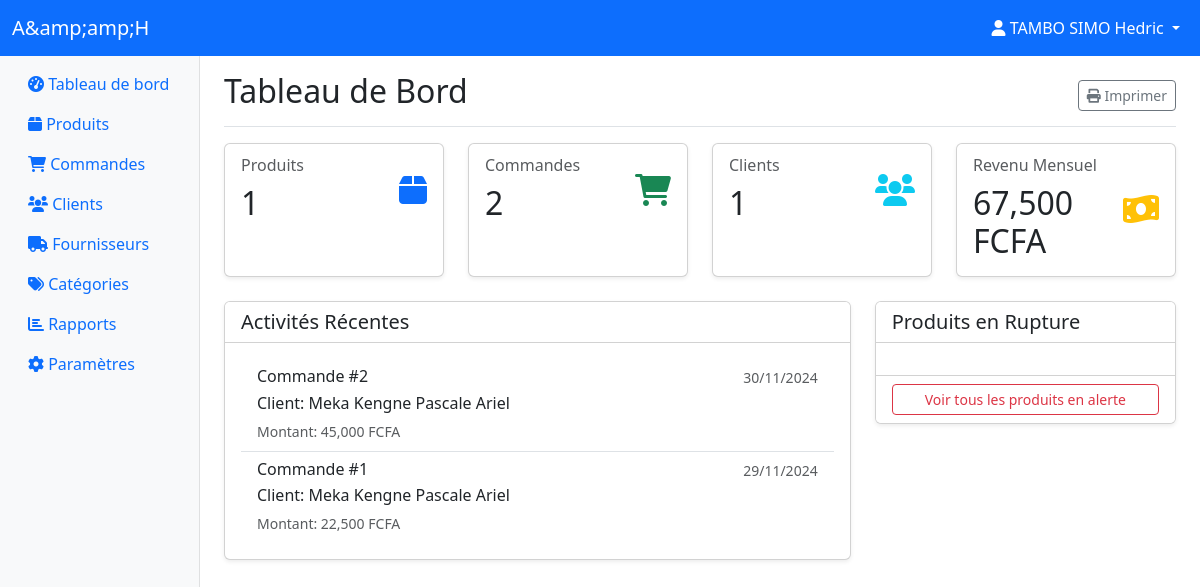
The app's page /admin/tableau_de_bord.php?id=1 (signed in) with its own data.
### tables this page shows
CREATE TABLE `depots` (
  `id` int NOT NULL,
  `nom` varchar(100) NOT NULL,
  `adresse` text NOT NULL,
  `contact` varchar(50) DEFAULT NULL,
  `id_proprietaire` int NOT NULL,
  `logo` varchar(255) DEFAULT NULL
);

CREATE TABLE `commandeclient` (
  `id_commande` int NOT NULL,
  `id_client` int NOT NULL,
  `date_commande` date NOT NULL,
  `total` decimal(10,2) NOT NULL,
  `statut` enum('En attente','En préparation','Livrée','Annulée') DEFAULT 'En attente',
  `id_utilisateur` int DEFAULT NULL,
  `id_depot` int NOT NULL
);

CREATE TABLE `client` (
  `id_client` int NOT NULL,
  `nom` varchar(255) NOT NULL,
  `adresse` text NOT NULL,
  `telephone` varchar(20) DEFAULT NULL,
  `email` varchar(255) DEFAULT NULL,
  `mot_de_passe` varchar(255) NOT NULL,
  `id_utilisateur` int DEFAULT NULL
);

### admin/tableau_de_bord.php (the view, shortened to what this page needs)
<?php
require_once '../includes/database.php';
$depot_id = $_GET['id'] ?? null;
$sql = "SELECT * FROM depots WHERE id = :id AND id_proprietaire = :id_proprietaire";
$stmt = $conn->prepare($sql);
$stmt->execute([
    ':id' => $depot_id,
    ':id_proprietaire' => $_SESSION['user_id']
]);
$depot = $stmt->fetch(PDO::FETCH_ASSOC);
$sql_stats = "SELECT
    (SELECT COUNT(*) FROM produit WHERE id_depot = " . $depot_id . ") as total_produits,
    (SELECT COUNT(*) FROM commandeclient WHERE id_depot = " . $depot_id . ") as total_commandes,
    (SELECT COUNT(*) FROM client) as total_clients,
    (SELECT COALESCE(SUM(total), 0)
     FROM commandeclient
     WHERE id_depot = " . $depot_id . "
     AND MONTH(date_commande) = MONTH(CURRENT_DATE)
     AND YEAR(date_commande) = YEAR(CURRENT_DATE)
     AND statut = 'Livrée') as revenu_mensuel";
$stmt = $conn->prepare($sql_stats);
$stmt->execute();
$stats = $stmt->fetch(PDO::FETCH_ASSOC);
$sql = "SELECT cc.*, c.nom as client_nom
        FROM commandeclient cc
        JOIN client c ON cc.id_client = c.id_client
        WHERE cc.id_depot = :depot_id
        ORDER BY cc.date_commande DESC LIMIT 5";
$stmt = $conn->prepare($sql);
$stmt->execute([':depot_id' => $depot_id]);
$recent_activities = $stmt->fetchAll(PDO::FETCH_ASSOC);
?>
<!DOCTYPE html>
<html lang="fr">
<head>
    <link href="https://cdn.jsdelivr.net/npm/bootstrap@5.3.0/dist/css/bootstrap.min.css" rel="stylesheet">
    <link rel="stylesheet" href="https://cdnjs.cloudflare.com/ajax/libs/font-awesome/6.0.0/css/all.min.css">
</head>
<body>
    <nav class="navbar navbar-expand-lg navbar-dark bg-primary sticky-top">
        <div class="container-fluid">
            <a class="navbar-brand" href="#">
                <?php echo htmlspecialchars($depot['nom']); ?>
            </a>
            <div class="collapse navbar-collapse" id="navbarNav">
                <ul class="navbar-nav ms-auto">
                    <li class="nav-item dropdown">
                        <a class="nav-link dropdown-toggle text-white" href="#" data-bs-toggle="dropdown">
                            <i class="fas fa-user"></i> <?php echo htmlspecialchars($_SESSION['user_name']); ?>
                        </a>
                    </li>
                </ul>
            </div>
        </div>
    </nav>
    <div class="container-fluid">
        <div class="row">
            <nav class="col-md-3 col-lg-2 d-md-block bg-light sidebar">
                <div class="sidebar-sticky">
                    <ul class="nav flex-column">
                        <li class="nav-item">
                            <a class="nav-link active" href="#">
                                <i class="fas fa-tachometer-alt"></i> Tableau de bord
                            </a>
                        </li>
                        <li class="nav-item">
                            <a class="nav-link" href="gestion_produits.php?depot=<?php echo $depot_id; ?>">
                                <i class="fas fa-box"></i> Produits
                            </a>
                        </li>
                        <li class="nav-item">
                            <a class="nav-link" href="commandes_clients.php?depot=<?php echo $depot_id; ?>">
                                <i class="fas fa-shopping-cart"></i> Commandes
                            </a>
                        </li>
                        <li class="nav-item">
                            <a class="nav-link" href="gestion_clients.php?depot=<?php echo $depot_id; ?>">
                                <i class="fas fa-users"></i> Clients
                            </a>
                        </li>
                        <li class="nav-item">
                            <a class="nav-link" href="gestion_fournisseurs.php?depot=<?php echo $depot_id; ?>">
                                <i class="fas fa-truck"></i> Fournisseurs
                            </a>
                        </li>
                        <li class="nav-item">
                            <a class="nav-link" href="gestion_categories.php?depot=<?php echo $depot_id; ?>">
                                <i class="fas fa-tags"></i> Catégories
                            </a>
                        </li>
                        <li class="nav-item">
                            <a class="nav-link" href="rapports.php?depot=<?php echo $depot_id; ?>">
                                <i class="fas fa-chart-bar"></i> Rapports
                            </a>
                        </li>
                        <li class="nav-item">
                            <a class="nav-link" href="parametres.php?depot=<?php echo $depot_id; ?>">
                                <i class="fas fa-cog"></i> Paramètres
                            </a>
                        </li>
                    </ul>
                </div>
            </nav>
            <main class="col-md-9 ms-sm-auto col-lg-10 px-md-4">
                <div class="d-flex justify-content-between flex-wrap flex-md-nowrap align-items-center pt-3 pb-2 mb-3 border-bottom">
                    <h1 class="h2">Tableau de Bord</h1>
                    <div class="btn-toolbar mb-2 mb-md-0">
                        <button type="button" class="btn btn-sm btn-outline-secondary" onclick="window.print()">
                            <i class="fas fa-print"></i> Imprimer
                        </button>
                    </div>
                </div>
                <div class="row row-cols-1 row-cols-md-2 row-cols-xl-4 g-4 mb-4">
                    <div class="col">
                        <div class="card h-100 stat-card shadow-sm">
                            <div class="card-body">
                                <div class="d-flex justify-content-between align-items-center">
                                    <div>
                                        <h6 class="card-subtitle mb-2 text-muted">Produits</h6>
                                        <h2 class="card-title mb-0"><?php echo number_format($stats['total_produits']); ?></h2>
                                    </div>
                                    <div class="text-primary">
                                        <i class="fas fa-box fa-2x"></i>
                                    </div>
                                </div>
                            </div>
                        </div>
                    </div>
                    <div class="col">
                        <div class="card h-100 stat-card shadow-sm">
                            <div class="card-body">
                                <div class="d-flex justify-content-between align-items-center">
                                    <div>
                                        <h6 class="card-subtitle mb-2 text-muted">Commandes</h6>
                                        <h2 class="card-title mb-0"><?php echo number_format($stats['total_commandes']); ?></h2>
                                    </div>
                                    <div class="text-success">
                                        <i class="fas fa-shopping-cart fa-2x"></i>
                                    </div>
                                </div>
                            </div>
                        </div>
                    </div>
                    <div class="col">
                        <div class="card h-100 stat-card shadow-sm">
                            <div class="card-body">
                                <div class="d-flex justify-content-between align-items-center">
                                    <div>
                                        <h6 class="card-subtitle mb-2 text-muted">Clients</h6>
                                        <h2 class="card-title mb-0"><?php echo number_format($stats['total_clients']); ?></h2>
                                    </div>
                                    <div class="text-info">
                                        <i class="fas fa-users fa-2x"></i>
                                    </div>
                                </div>
                            </div>
                        </div>
                    </div>
                    <div class="col">
                        <div class="card h-100 stat-card shadow-sm">
                            <div class="card-body">
                                <div class="d-flex justify-content-between align-items-center">
                                    <div>
                                        <h6 class="card-subtitle mb-2 text-muted">Revenu Mensuel</h6>
                                        <h2 class="card-title mb-0"><?php echo number_format($stats['revenu_mensuel']); ?> FCFA</h2>
                                    </div>
                                    <div class="text-warning">
                                        <i class="fas fa-money-bill-wave fa-2x"></i>
                                    </div>
                                </div>
                            </div>
                        </div>
                    </div>
                </div>
                <div class="row">
                    <div class="col-md-8">
                        <div class="card shadow-sm">
                            <div class="card-header bg-white">
                                <h5 class="card-title mb-0">Activités Récentes</h5>
                            </div>
                            <div class="card-body">
                                <div class="list-group list-group-flush">
                                <?php foreach($recent_activities as $activity): ?>
                                        <div class="list-group-item">
                                            <div class="d-flex w-100 justify-content-between">
                                                <h6 class="mb-1">Commande #<?php echo $activity['id_commande']; ?></h6>
                                                <small class="text-muted"><?php echo date('d/m/Y', strtotime($activity['date_commande'])); ?></small>
                                            </div>
                                            <p class="mb-1">Client: <?php echo htmlspecialchars($activity['client_nom']); ?></p>
                                            <small class="text-muted">Montant: <?php echo number_format($activity['total']); ?> FCFA</small>
                                        </div>
                                    <?php endforeach; ?>
                                </div>
                            </div>
                        </div>
                    </div>
                    <div class="col-md-4">
                        <div class="card shadow-sm">
                            <div class="card-header bg-white">
                                <h5 class="card-title mb-0">Produits en Rupture</h5>
                            </div>
                            <div class="card-body">
                            </div>
                            <div class="card-footer bg-white">
                                <a href="stock_alert.php?depot=<?php echo $depot_id; ?>" class="btn btn-outline-danger btn-sm w-100">
                                    Voir tous les produits en alerte
                                </a>
                            </div>
                        </div>
                    </div>
                </div>
            </main>
        </div>
    </div>
</body>
</html>

### admin/tableau_de_bord.php (style rules this page uses)
.sidebar { min-height: calc(100vh - 56px); box-shadow: inset -1px 0 0 rgba(0, 0, 0, .1); }
.sidebar-sticky { position: sticky; top: 56px; height: calc(100vh - 56px); padding-top: .5rem; overflow-x: hidden; overflow-y: auto; }
.stat-card { transition: transform 0.2s; }

### records on screen
depots: nom "A&amp;amp;H"
commandeclient: id_commande "2", date_commande "30/11/2024", id_client.nom "Meka Kengne Pascale Ariel", total "45,000"
commandeclient: id_commande "1", date_commande "29/11/2024", id_client.nom "Meka Kengne Pascale Ariel", total "22,500"

### other values on screen
$_SESSION['user_name'] "TAMBO SIMO Hedric"
$stats['total_produits'] "1"
$stats['total_commandes'] "2"
$stats['total_clients'] "1"
$stats['revenu_mensuel'] "67,500"
